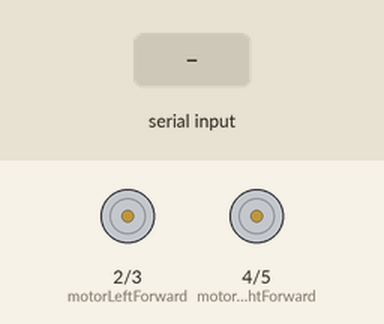
Bench run of a sketch on a simulated Arduino Uno, built with avr-gcc and run on an emulated ATmega328P. On the bench: motor-driver pin pairs drawn as motors (green arrow = first pin HIGH = forward, orange = second pin HIGH = backward, longer = more drive). The inputs (shaded band) are chosen by the test bench.

Above: at 1.2 s.
1.3 s: "F" received over Serial
At 1.6 s:
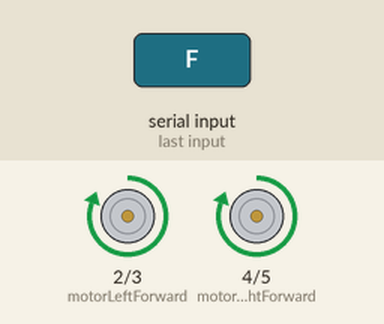
2.8 s: "B" received over Serial
At 4.0 s:
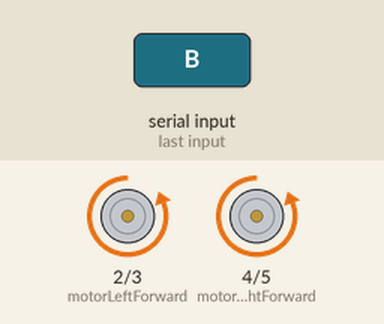
4.3 s: "R" received over Serial
At 5.1 s:
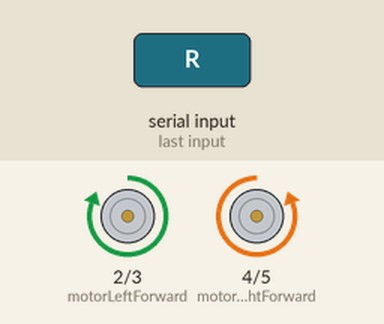
5.8 s: "L" received over Serial
At 6.2 s:
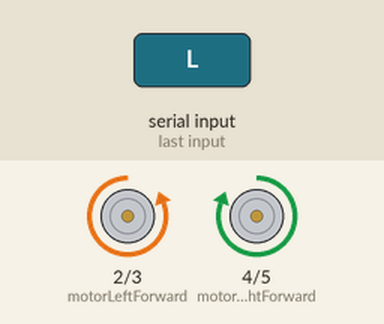
7.3 s: "S" received over Serial
At 8.6 s:
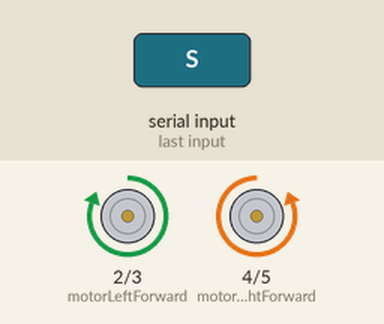
Timing chart, 0 to 9.8 s (numbered marks = the images above; inputs shaded):
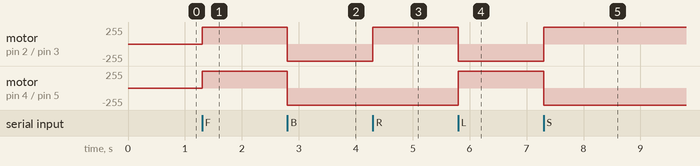

Measured:
- after the input at 1.3 s, motor on pin 2 (motorLeftForward) / pin 3 (motorLeftBackward), motor on pin 4 (motorRightForward) / pin 5 (motorRightBackward): stopped → forward 255/255 at once
- after the input at 2.8 s, motor on pin 2 (motorLeftForward) / pin 3 (motorLeftBackward), motor on pin 4 (motorRightForward) / pin 5 (motorRightBackward): forward 255/255 → backward 255/255 at once
- after the input at 4.3 s, motor on pin 2 (motorLeftForward) / pin 3 (motorLeftBackward): backward 255/255 → forward 255/255 at once
- after the input at 5.8 s, motor on pin 2 (motorLeftForward) / pin 3 (motorLeftBackward): forward 255/255 → backward 255/255 at once; motor on pin 4 (motorRightForward) / pin 5 (motorRightBackward): backward 255/255 → forward 255/255 at once
- after the input at 7.3 s, motor on pin 2 (motorLeftForward) / pin 3 (motorLeftBackward): backward 255/255 → forward 255/255 at once; motor on pin 4 (motorRightForward) / pin 5 (motorRightBackward): forward 255/255 → backward 255/255 at once

The sketch:

robotkod.ino
```cpp
int motorLeftForward=2;
int motorLeftBackward=3;
int motorRightForward=4;
int motorRightBackward=5;

void setup() {
  // Motor pinlerini çıkış olarak ayarla
  pinMode(motorLeftForward, OUTPUT);
  pinMode(motorLeftBackward, OUTPUT);
  pinMode(motorRightForward, OUTPUT);
  pinMode(motorRightBackward, OUTPUT);

  // UART başlat
  Serial.begin(9600);
}

void loop() {
  if (Serial.available() > 0) {
    char command = Serial.read();
    executeCommand(command);
  }
}

void executeCommand(char command) {
  switch (command) {
    case 'F':
      moveForward();
      break;
    case 'B':
      moveBackward();
      break;
    case 'R':
      turnRight();
      break;
    case 'L':
      turnLeft();
      break;
    case 'S':
      spin();
      break;
    default:
      stopMotors();
      break;
  }
}

void moveForward() {
  digitalWrite(motorLeftForward, HIGH);
  digitalWrite(motorLeftBackward, LOW);
  digitalWrite(motorRightForward, HIGH);
  digitalWrite(motorRightBackward, LOW);
}

void moveBackward() {
  digitalWrite(motorLeftForward, LOW);
  digitalWrite(motorLeftBackward, HIGH);
  digitalWrite(motorRightForward, LOW);
  digitalWrite(motorRightBackward, HIGH);
}

void turnRight() {
  digitalWrite(motorLeftForward, HIGH);
  digitalWrite(motorLeftBackward, LOW);
  digitalWrite(motorRightForward, LOW);
  digitalWrite(motorRightBackward, HIGH);
}

void turnLeft() {
  digitalWrite(motorLeftForward, LOW);
  digitalWrite(motorLeftBackward, HIGH);
  digitalWrite(motorRightForward, HIGH);
  digitalWrite(motorRightBackward, LOW);
}

void spin() {
  digitalWrite(motorLeftForward, HIGH);
  digitalWrite(motorLeftBackward, LOW);
  digitalWrite(motorRightForward, LOW);
  digitalWrite(motorRightBackward, HIGH);
}

void stopMotors() {
  digitalWrite(motorLeftForward, LOW);
  digitalWrite(motorLeftBackward, LOW);
  digitalWrite(motorRightForward, LOW);
  digitalWrite(motorRightBackward, LOW);
}
```
